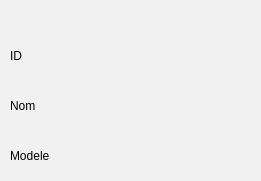
      <widget class="QGroupBox" name="groupBox_26">
       <property name="geometry">
        <rect>
         <x>20</x>
         <y>540</y>
         <width>261</width>
         <height>181</height>
        </rect>
       </property>
       <property name="styleSheet">
        <string notr="true">background-color: rgb(241, 241, 241);
border-radius: 10px black;
	border-radius: 10px  ;

</string>
       </property>
       <property name="title">
        <string/>
       </property>
       <widget class="QLabel" name="label_50">
        <property name="geometry">
         <rect>
          <x>10</x>
          <y>40</y>
          <width>31</width>
          <height>31</height>
         </rect>
        </property>
        <property name="styleSheet">
         <string notr="true">font: 11pt &quot;MS Shell Dlg 2&quot;;</string>
        </property>
        <property name="text">
         <string>ID</string>
        </property>
       </widget>
       <widget class="QPushButton" name="triID_3">
        <property name="geometry">
         <rect>
          <x>100</x>
          <y>40</y>
          <width>41</width>
          <height>31</height>
         </rect>
        </property>
        <property name="styleSheet">
         <string notr="true">/*-----QPushButton-----*/
image: url(:/triCroissant.png);
QPushButton
{
	background-color: qlineargradient(spread:pad, x1:0, y1:0.511, x2:1, y2:0.511, stop:0 
#92bf91
,stop:0.995192 rgba(0,0,0,0));



	color: #ffffff;
	font-size: 22px;
	font-weight: bold;
	border: 2px solid #9fbdb3;
	border-radius:10px;
	padding: 5px;
	

}

QPushButton::hover
{
background-color: qlineargradient(spread:pad, x1:0, y1:0.511, x2:1, y2:0.511, stop:0 rgba(0, 180, 150, 220),stop:1 rgba(50, 220, 200, 220));

	color: #2C3359; 

}
QPushButton::pressed
{background-color: qlineargradient(stop:0 rgba(0, 207, 179, 255),stop:1 rgba(70, 255, 230, 255));

	color: #2C3359; 

}
</string>
        </property>
        <property name="text">
         <string/>
        </property>
        <property name="icon">
         <iconset>
          <normaloff>../Downloads/337075855_605317437802974_4220689039509783446_n.png</normaloff>../Downloads/337075855_605317437802974_4220689039509783446_n.png</iconset>
        </property>
       </widget>
       <widget class="QPushButton" name="ID_desc_2">
        <property name="geometry">
         <rect>
          <x>180</x>
          <y>40</y>
          <width>41</width>
          <height>31</height>
         </rect>
        </property>
        <property name="styleSheet">
         <string notr="true">/*-----QPushButton-----*/
image: url(:/triDecroissant.png);
QPushButton
{
	background-color: qlineargradient(spread:pad, x1:0, y1:0.511, x2:1, y2:0.511, stop:0 
#92bf91
,stop:0.995192 rgba(0,0,0,0));



	color: #ffffff;
	font-size: 22px;
	font-weight: bold;
	border: 2px solid #9fbdb3;
	border-radius:10px;
	padding: 5px;
	

}

QPushButton::hover
{
background-color: qlineargradient(spread:pad, x1:0, y1:0.511, x2:1, y2:0.511, stop:0 rgba(0, 180, 150, 220),stop:1 rgba(50, 220, 200, 220));

	color: #2C3359; 

}
QPushButton::pressed
{background-color: qlineargradient(stop:0 rgba(0, 207, 179, 255),stop:1 rgba(70, 255, 230, 255));

	color: #2C3359; 

}
</string>
        </property>
        <property name="text">
         <string/>
        </property>
        <property name="icon">
         <iconset>
          <normaloff>../Downloads/334897169_707582544440547_3617308460356323247_n.png</normaloff>../Downloads/334897169_707582544440547_3617308460356323247_n.png</iconset>
        </property>
       </widget>
       <widget class="QLabel" name="label_51">
        <property name="geometry">
         <rect>
          <x>10</x>
          <y>90</y>
          <width>81</width>
          <height>31</height>
         </rect>
        </property>
        <property name="styleSheet">
         <string notr="true">font: 11pt &quot;MS Shell Dlg 2&quot;;</string>
        </property>
        <property name="text">
         <string>Nom</string>
        </property>
       </widget>
       <widget class="QPushButton" name="nom_az">
        <property name="geometry">
         <rect>
          <x>110</x>
          <y>90</y>
          <width>41</width>
          <height>31</height>
         </rect>
        </property>
        <property name="styleSheet">
         <string notr="true">/*-----QPushButton-----*/
image: url(:/triCroissant.png);
QPushButton
{
	background-color: qlineargradient(spread:pad, x1:0, y1:0.511, x2:1, y2:0.511, stop:0 
#92bf91
,stop:0.995192 rgba(0,0,0,0));



	color: #ffffff;
	font-size: 22px;
	font-weight: bold;
	border: 2px solid #9fbdb3;
	border-radius:10px;
	padding: 5px;
	

}

QPushButton::hover
{
background-color: qlineargradient(spread:pad, x1:0, y1:0.511, x2:1, y2:0.511, stop:0 rgba(0, 180, 150, 220),stop:1 rgba(50, 220, 200, 220));

	color: #2C3359; 

}
QPushButton::pressed
{background-color: qlineargradient(stop:0 rgba(0, 207, 179, 255),stop:1 rgba(70, 255, 230, 255));

	color: #2C3359; 

}
</string>
        </property>
        <property name="text">
         <string/>
        </property>
        <property name="icon">
         <iconset>
          <normaloff>../Downloads/337075855_605317437802974_4220689039509783446_n.png</normaloff>../Downloads/337075855_605317437802974_4220689039509783446_n.png</iconset>
        </property>
       </widget>
       <widget class="QPushButton" name="nom_desc">
        <property name="geometry">
         <rect>
          <x>180</x>
          <y>90</y>
          <width>41</width>
          <height>31</height>
         </rect>
        </property>
        <property name="styleSheet">
         <string notr="true">/*-----QPushButton-----*/
image: url(:/triDecroissant.png);
QPushButton
{
	background-color: qlineargradient(spread:pad, x1:0, y1:0.511, x2:1, y2:0.511, stop:0 
#92bf91
,stop:0.995192 rgba(0,0,0,0));



	color: #ffffff;
	font-size: 22px;
	font-weight: bold;
	border: 2px solid #9fbdb3;
	border-radius:10px;
	padding: 5px;
	

}

QPushButton::hover
{
background-color: qlineargradient(spread:pad, x1:0, y1:0.511, x2:1, y2:0.511, stop:0 rgba(0, 180, 150, 220),stop:1 rgba(50, 220, 200, 220));

	color: #2C3359; 

}
QPushButton::pressed
{background-color: qlineargradient(stop:0 rgba(0, 207, 179, 255),stop:1 rgba(70, 255, 230, 255));

	color: #2C3359; 

}
</string>
        </property>
        <property name="text">
         <string/>
        </property>
        <property name="icon">
         <iconset>
          <normaloff>../Downloads/334897169_707582544440547_3617308460356323247_n.png</normaloff>../Downloads/334897169_707582544440547_3617308460356323247_n.png</iconset>
        </property>
       </widget>
       <widget class="QLabel" name="label_52">
        <property name="geometry">
         <rect>
          <x>10</x>
          <y>140</y>
          <width>61</width>
          <height>31</height>
         </rect>
        </property>
        <property name="styleSheet">
         <string notr="true">font: 11pt &quot;MS Shell Dlg 2&quot;;</string>
        </property>
        <property name="text">
         <string>Modele</string>
        </property>
       </widget>
       <widget class="QPushButton" name="trimodele">
        <property name="geometry">
         <rect>
          <x>110</x>
          <y>140</y>
          <width>41</width>
          <height>31</height>
         </rect>
        </property>
        <property name="styleSheet">
         <string notr="true">/*-----QPushButton-----*/
image: url(:/triCroissant.png);
QPushButton
{
	background-color: qlineargradient(spread:pad, x1:0, y1:0.511, x2:1, y2:0.511, stop:0 
#92bf91
,stop:0.995192 rgba(0,0,0,0));



	color: #ffffff;
	font-size: 22px;
	font-weight: bold;
	border: 2px solid #9fbdb3;
	border-radius:10px;
	padding: 5px;
	

}

QPushButton::hover
{
background-color: qlineargradient(spread:pad, x1:0, y1:0.511, x2:1, y2:0.511, stop:0 rgba(0, 180, 150, 220),stop:1 rgba(50, 220, 200, 220));

	color: #2C3359; 

}
QPushButton::pressed
{background-color: qlineargradient(stop:0 rgba(0, 207, 179, 255),stop:1 rgba(70, 255, 230, 255));

	color: #2C3359; 

}
</string>
        </property>
        <property name="text">
         <string/>
        </property>
        <property name="icon">
         <iconset>
          <normaloff>../Downloads/337075855_605317437802974_4220689039509783446_n.png</normaloff>../Downloads/337075855_605317437802974_4220689039509783446_n.png</iconset>
        </property>
       </widget>
       <widget class="QPushButton" name="tritypedesc_2">
        <property name="geometry">
         <rect>
          <x>180</x>
          <y>140</y>
          <width>41</width>
          <height>31</height>
         </rect>
        </property>
        <property name="styleSheet">
         <string notr="true">/*-----QPushButton-----*/
image: url(:/triDecroissant.png);
QPushButton
{
	background-color: qlineargradient(spread:pad, x1:0, y1:0.511, x2:1, y2:0.511, stop:0 
#92bf91
,stop:0.995192 rgba(0,0,0,0));



	color: #ffffff;
	font-size: 22px;
	font-weight: bold;
	border: 2px solid #9fbdb3;
	border-radius:10px;
	padding: 5px;
	

}

QPushButton::hover
{
background-color: qlineargradient(spread:pad, x1:0, y1:0.511, x2:1, y2:0.511, stop:0 rgba(0, 180, 150, 220),stop:1 rgba(50, 220, 200, 220));

	color: #2C3359; 

}
QPushButton::pressed
{background-color: qlineargradient(stop:0 rgba(0, 207, 179, 255),stop:1 rgba(70, 255, 230, 255));

	color: #2C3359; 

}
</string>
        </property>
        <property name="text">
         <string/>
        </property>
        <property name="icon">
         <iconset>
          <normaloff>../Downloads/334897169_707582544440547_3617308460356323247_n.png</normaloff>../Downloads/334897169_707582544440547_3617308460356323247_n.png</iconset>
        </property>
       </widget>
      </widget>
